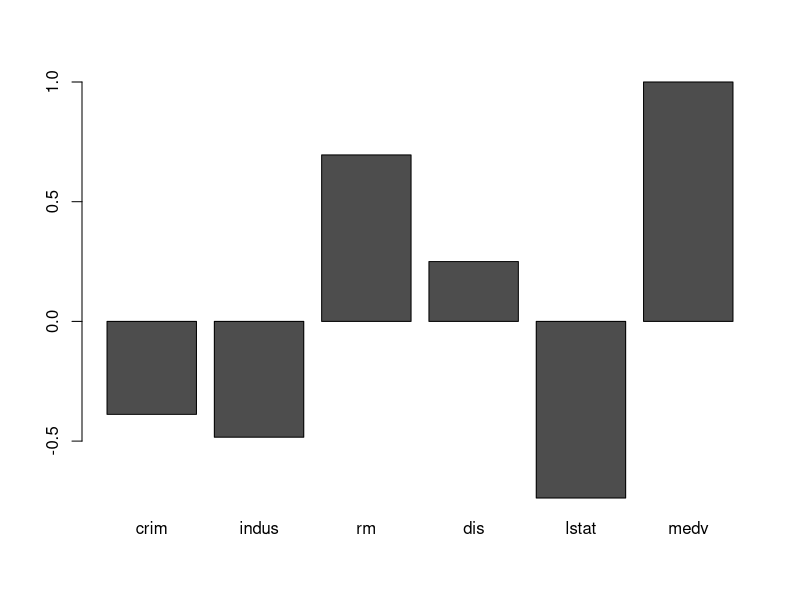
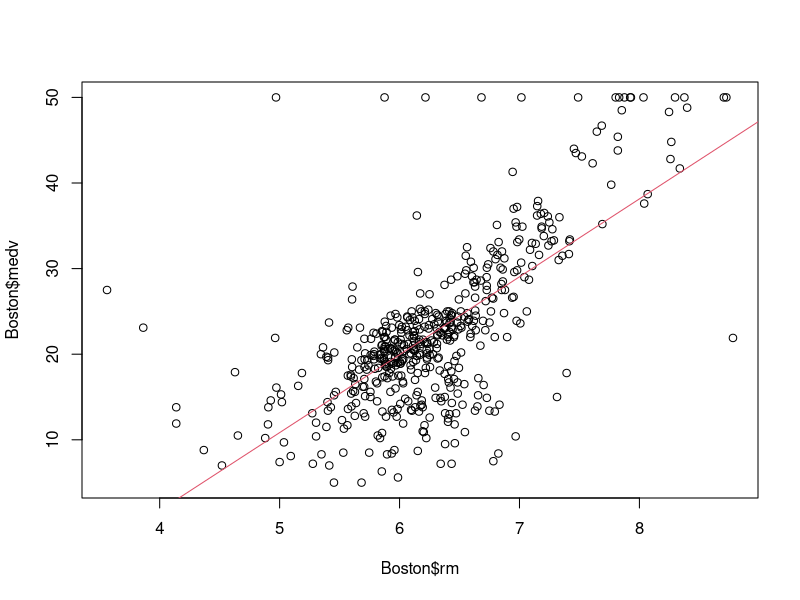
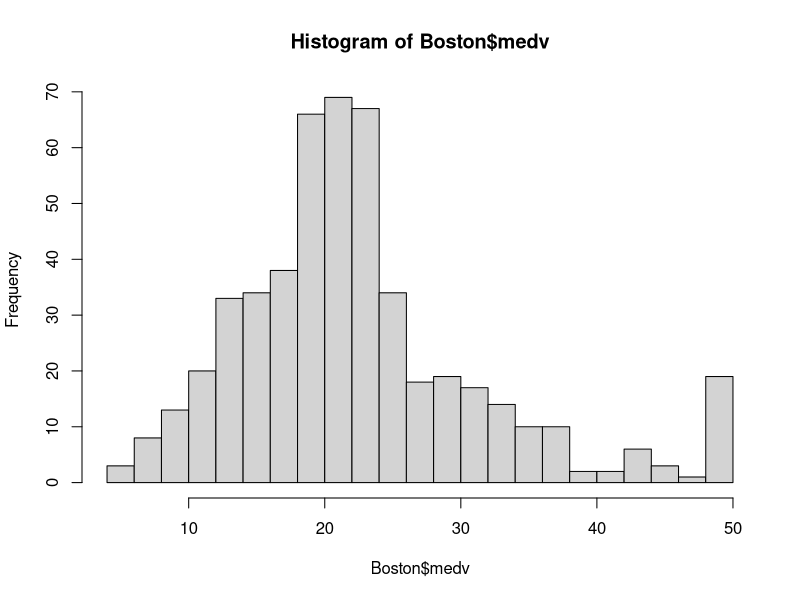
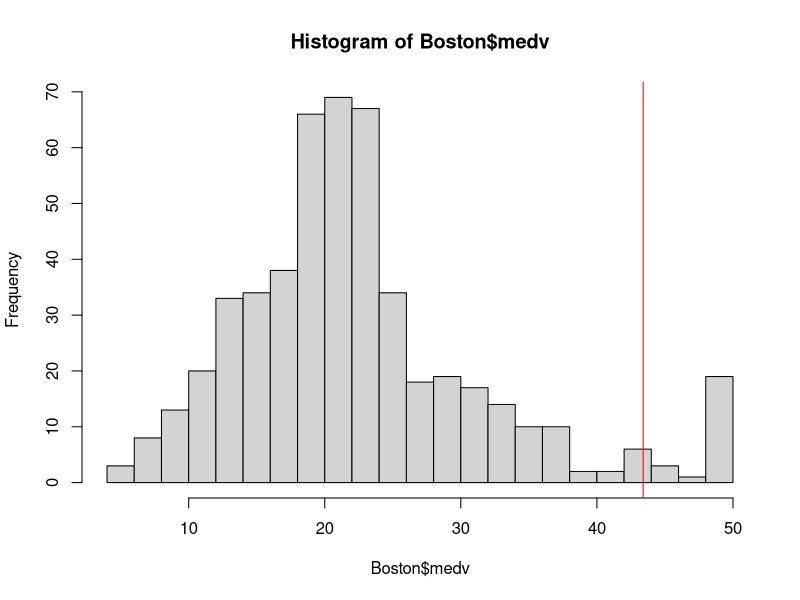

R code for these plots, in order:
## ---- chunk 1
library(MASS)
#介紹引入套件
data(Boston)
Boston=subset(Boston,,-c(zn,chas,black,rad,ptratio,age,nox,tax))
#刪減欄位
## ---- chunk 2
head(Boston)
## ---- chunk 3
summary(Boston)
## ---- chunk 4
library(knitr)
kable(summary(Boston[c("crim", "indus")]))
## ---- chunk 5

kable(summary(Boston[,c("rm", "dis")]))
## ---- chunk 6

kable(summary(Boston[,c("lstat", "medv")]))
## ---- chunk 7
summary(Boston$medv)
## ---- chunk 8
#解釋1非常正相關 -1是非常負相關
cor(Boston$medv,Boston)
## ---- chunk 9
barplot(cor(Boston$medv,Boston))

## ---- chunk 10
plot(Boston$rm,Boston$medv)
#x軸為房間數 y軸為房價
LM=lm(Boston$medv~Boston$rm)
#找出線性關係
abline(LM,col=2)
#畫出圖
## ---- chunk 11
quantile(Boston$medv, probs = c(0.95, 0.9))
## ---- chunk 12
hist(Boston$medv,breaks=20)
## ---- chunk 13
hist(Boston$medv, breaks = 20)
abline(v = 43.4, col="red")
## ---- chunk 14
MEDVhight = subset(Boston,Boston$medv>=43.4)
MEDVOther = subset(Boston,Boston$medv< 43.4)
# MEDVhight 為房價高的資料
# MEDVOther 其他資料
## ---- chunk 15
colMeans(MEDVhight)
## ---- chunk 16
colMeans(MEDVOther)
## ---- chunk 17
rbind(colMeans(MEDVhight),colMeans(MEDVOther))
## ---- chunk 18
View(Boston)

## ---- chunk 19
Boston2=Boston
Boston2$Income=cut(Boston2$lstat,breaks=3)
#將低收入戶比例分成三類別
View(Boston2)
## ---- chunk 20
Boston2$Income= cut(Boston2$lstat,breaks=3,labels=c("H","M","L"))
## ---- chunk 21
table(Boston2$Income)
## ---- chunk 22
str(Boston2)
## ---- chunk 23
x = c(1, 2)
## ---- chunk 24
Month1=c(1,2,3,4,5,6,7,8,9,10,11,12)
Month2=1:12 # 建立連續向量的簡易寫法
## ---- chunk 25
TaipeiTem=c(16.1,16.5,18.5 ,  21.9 ,	25.2 ,	27.7 ,	29.6 ,	29.2,27.4,24.5 ,	21.5 ,	17.9)
HengchunTem=c(20.7 , 21.4 , 23.2 ,  25.2 ,	27.0 ,	27.9 ,	28.4 ,	28.1 ,	27.4 ,	26.3 ,	24.3 ,	21.7)
## ---- chunk 26
names(TaipeiTem) = Month1

names(HengchunTem) = Month2
TaipeiTem
HengchunTem
## ---- chunk 27
c(1, 2, 3) + c(3, 2, 1)
## ---- chunk 28
c(1, 2, 3) + 1
## ---- chunk 29
c(1, 2, 3) + 1
## ---- chunk 30
c(1, 2, 3) + 1
## ---- chunk 31
guess <- c(1:10) + c(2, 4)
## ---- chunk 32
guess
## ---- chunk 33
1:3 * 2
## ---- chunk 34
x <- c(1, 2, "3")
x
## ---- chunk 35
x <- c("F","M","F","F")
x
x <- factor(c("F","M","F","F"), levels=c("F","M"))
x
as.integer(x)
## ---- chunk 36
levels(x)
x <- factor(c("F","M","F","F"), levels=c("F"))
x
## ---- chunk 37
#農業社會 男尊女卑
Argri <- factor(c("F","M","F","F"),order=TRUE,levels=c("F","M"))
## ---- chunk 38
#阿美族 女尊男卑
Amis <- factor(c("F","M","F","F"),order=FALSE,levels=c("F","M"))

#應該要用
Amis <- factor(c("F","M","F","F"),order=TRUE,levels=c("M","F"))
## ---- chunk 39

rank=factor(c("C","A","B","B","C","C"),order=TRUE,level=c("C","B","A"))
rank
rank[1]<rank[2]

## ---- chunk 40
x <- "abc";y <- "dbbbe"
paste(x, y, sep=",")
## ---- chunk 41
strsplit(x, "b")
## ---- chunk 42
name1<-"郭雪芙"
substring(name1, 1, 1)
## ---- chunk 43
Jolin = c(age=34,height=158,weight=40)
Jolin
## ---- chunk 44
Jolin = c(age=34,height=158,weight=40,Location="Taipei",Gender="F")
Jolin
## ---- chunk 45
x<-list(1,2,"3")
## ---- chunk 46
Jolin = c(age=34,height=158,weight=40,Location="Taipei",Gender="F")
Jolin
## ---- chunk 47
#答案
Jolin = list(age=34,height=158,weight=40,Location="Taipei",Gender="F")
Jolin
## ---- chunk 48
View(Boston)
Boston[1,]
## ---- chunk 49
View(Boston)
Boston[,1]
## ---- chunk 50
Serial=c(1,2,3)
RBasicTeacher=c("Dboy", "Ning", "Noah")
RBasicRbind=rbind(Serial,RBasicTeacher)
## ---- chunk 51
Serial=c(1,2,3)
RBasicTeacher=c("Dboy", "Ning", "Noah")
RBasicCbind=cbind(Serial,RBasicTeacher)
RBasic=cbind(c(1,2,3),c("Dboy", "Ning", "Noha"))
## ---- chunk 52
factor_example=factor(c("A", "B", "A"))
summary(factor_example)
## ---- chunk 53
character_example=c("a","b","c")
summary(character_example)
## ---- chunk 54
list_example <- list(1, 2.0, "3")
summary(list_example)
## ---- chunk 55

summary(Boston2)
## ---- chunk 56
x <- 1:5
x[2:3]
## ---- chunk 57
x <- 1:5
x > 3
x[x > 3]
## ---- chunk 58
TaipeiTem
HengchunTem
## ---- chunk 59
TaipeiTem>20
TaipeiHotMonths = TaipeiTem[TaipeiTem>20]
## ---- chunk 60
SelectMonth= HengchunTem>20
HengchunHotMonths = HengchunTem[SelectMonth==TRUE]
## ---- chunk 61
 TaipeiTem[7:9]
mean(TaipeiTem[7:9])
HengchunTem[7:9]
mean(HengchunTem[7:9])
## ---- chunk 62
# TaipeiTem[1,2,12]
mean(TaipeiTem[c(1,2,12)])
mean(HengchunTem[c(1,2,12)])
## ---- chunk 63
TemTable=rbind(TaipeiTem,HengchunTem)
TemTable
#選取台北二月的溫度
TemTable[1,2]
#選取二月的溫度
TemTable[,2]
TemTable[1,]

## ---- chunk 64
head(Boston)
head(Boston[["crim"]]) # head(Boston$crim)
## ---- chunk 65
as.numeric("2")
as.integer("a")
## ---- chunk 66
x <- c(1, 2, 3, 2, 3, 2, 1)
as.character(x) # 字串
factor(x) 
## ---- chunk 67
x <- c("1", "2", "3", "2", "a")
as.numeric(x)
